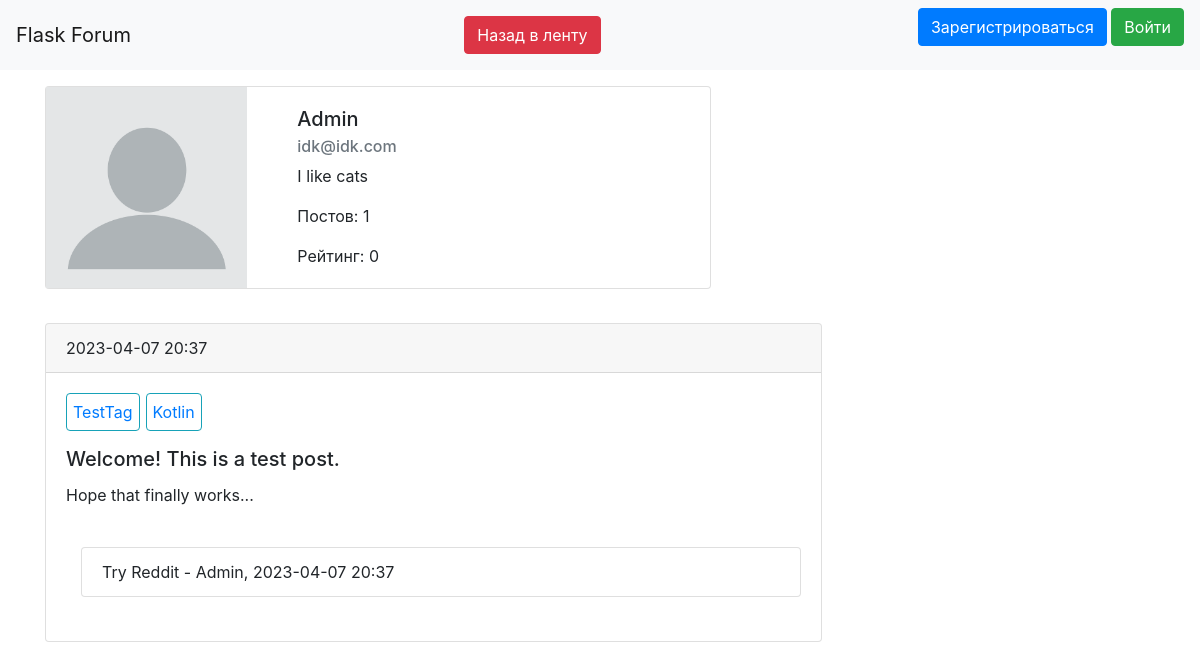
Page /user/1 on the committed database.
### data/user.py (models this page shows, shortened)
class User(SqlAlchemyBase, UserMixin, SerializerMixin):
    __tablename__ = 'users'
    id = sqlalchemy.Column(sqlalchemy.Integer, primary_key=True, autoincrement=True)
    name = sqlalchemy.Column(sqlalchemy.String, nullable=True)
    about = sqlalchemy.Column(sqlalchemy.String, nullable=True)
    email = sqlalchemy.Column(sqlalchemy.String, index=True, unique=True, nullable=True)
    hashed_password = sqlalchemy.Column(sqlalchemy.String, nullable=True)
    created_date = sqlalchemy.Column(sqlalchemy.DateTime, default=datetime.datetime.now)
    posts = orm.relationship("Post", back_populates='user')
    thread_messages = orm.relationship("ThreadMessage", back_populates='user')
    avatar = sqlalchemy.Column(sqlalchemy.String, nullable=True)

### data/post.py (models this page shows)
class Post(SqlAlchemyBase, SerializerMixin):
    __tablename__ = 'posts'
    id = sqlalchemy.Column(sqlalchemy.Integer, primary_key=True, autoincrement=True)
    title = sqlalchemy.Column(sqlalchemy.String, nullable=True)
    content = sqlalchemy.Column(sqlalchemy.String, nullable=True)
    created_date = sqlalchemy.Column(sqlalchemy.DateTime, default=datetime.datetime.now)
    completed = sqlalchemy.Column(sqlalchemy.Boolean, default=False)
    user_id = sqlalchemy.Column(sqlalchemy.Integer, sqlalchemy.ForeignKey("users.id"))
    rating = sqlalchemy.Column(sqlalchemy.Integer, default=0)
    done = sqlalchemy.Column(sqlalchemy.Boolean, default=False)
    user = orm.relationship('User')
    tags = orm.relationship('Tag', secondary='posts_with_tags', back_populates='posts')
    thread_messages = orm.relationship("ThreadMessage", back_populates='post')

### data/tag.py (models this page shows)
class Tag(SqlAlchemyBase, SerializerMixin):
    __tablename__ = 'tags'
    id = sqlalchemy.Column(sqlalchemy.Integer, primary_key=True, autoincrement=True)
    name = sqlalchemy.Column(sqlalchemy.String, nullable=True, unique=True)
    posts = orm.relationship("Post", secondary='posts_with_tags', back_populates='tags')

### data/thread_message.py (models this page shows)
class ThreadMessage(SqlAlchemyBase, UserMixin, SerializerMixin):
    __tablename__ = 'thread_messages'
    id = sqlalchemy.Column(sqlalchemy.Integer, primary_key=True, autoincrement=True)
    content = sqlalchemy.Column(sqlalchemy.String, nullable=True)
    created_date = sqlalchemy.Column(sqlalchemy.DateTime, default=datetime.datetime.now)
    user_id = sqlalchemy.Column(sqlalchemy.Integer, sqlalchemy.ForeignKey("users.id"))
    user = orm.relationship('User')
    post_id = sqlalchemy.Column(sqlalchemy.Integer, sqlalchemy.ForeignKey("posts.id"))
    post = orm.relationship('Post')

### main.py (the view)
@app.route('/user/<int:user_id>')
def user_page(user_id):
    session = db_session.create_session()
    user = session.query(User).filter(User.id == user_id).first()
    rating = sum([x.rating for x in user.posts])
    avatar_url = url_for('static', filename=f'img/{user.avatar if user.avatar else "profile.png"}')
    return render_template('user.html', user=user,
                           rating=rating, posts=user.posts, title=user.name, avatar_url=avatar_url)

### data/db_session.py (called while the page is built)
def create_session() -> Session:
    global __factory, session
    if not session:
        session = __factory(expire_on_commit=False) if callable(__factory) else None
    return session

### templates/user.html (shortened to what this page needs)
{% extends "base.html" %}
{% block content %}
<div>
    <div class="card mb-3" style="max-width: 60%; margin-top:16px;">
        <div class="row g-0">
            <div class="col-md-4" align="center">
                <img align="center" src="{{avatar_url}}"
                     class="img-fluid rounded-start" alt="...">
            </div>
            <div class="col-md-8">
                <div class="card-body">
                    <h5 class="card-title">{{ user.name }}</h5>
                    <h6 class="card-subtitle mb-2 text-muted">{{ user.email }}</h6>
                    <p class="card-text">{{ user.about }} </p>
                    <p class="card-text">Постов: {{ user.posts|length }}</p>
                    <p class="card-text">Рейтинг: {{ rating }}</p>
                </div>
            </div>
        </div>
    </div>
    {% for item in posts %}
    <div style="margin-top: 3%;">
        <div class="card {% if item.done %}alert-success {% endif %}" style="width: 70%;">
            <div class="card-header">
                {{item.created_date.strftime('%Y-%m-%d %H:%M')}}
            </div>
            <div class="card-body">
                <ul class="list-group list-group-horizontal">
                    {% for tag in item.tags %}
                    <li class="card text-white border-info mb-3 text-primary"
                        style="margin-right: 6px; padding: 6px;">{{tag.name}}
                    </li>
                    {% endfor %}
                </ul>
                <h5 class="card-title">{{item.title}}</h5>
                <p class="card-text">{{item.content}}</p>
                {% if item.thread_messages %}
                <br>
                {% endif %}
                <ul class="list-group" style="margin-left: 15px;">
                    {% for message in item.thread_messages %}
                    <li class="list-group-item">
                        {{message.content}} - {{message.user.name}}, {{message.created_date.strftime('%Y-%m-%d %H:%M')}}
                    </li>
                    {% endfor %}
                </ul>
                <br>
            </div>
        </div>
    </div>
</div>
{% endfor %}
{% endblock %}

### templates/base.html (shortened to what this page needs)
<!doctype html>
<html lang="en">
<head>
    <link rel="stylesheet"
          href="https://stackpath.bootstrapcdn.com/bootstrap/4.4.1/css/bootstrap.min.css"
>
</head>
<body>
<header>
    <nav class="navbar navbar-light bg-light">
        <a class="navbar-brand" href="#">Flask Forum</a>
        {% if user %}
        <a class="btn btn-danger" href="/"> Назад в ленту
        </a>
        {% endif %}
        {% if current_user.is_authenticated %}
        <a class="navbar-brand" href="/logout">Выйти</a>
        {% else %}
        <p>
            <a class="btn btn-primary" href="/register">Зарегистрироваться</a>
            <a class="btn btn-success" href="/login">Войти</a>
        </p>
        {% endif %}
    </nav>
</header>
<main role="main" class="container">
    {% block content %}{% endblock %}
</main>
</body>
</html>

### rows in the picture
User: name "Admin", email "idk@idk.com", about "I like cats"
Post: created_date "2023-04-07 20:37", title "Welcome! This is a test post.", content "Hope that finally works..."
Tag: name "TestTag"
Tag: name "Kotlin"
ThreadMessage: content "Try Reddit", user.name "Admin", created_date "2023-04-07 20:37"

### other values in the picture
{{ user.posts|length }} "1"
{{ rating }} "0"
